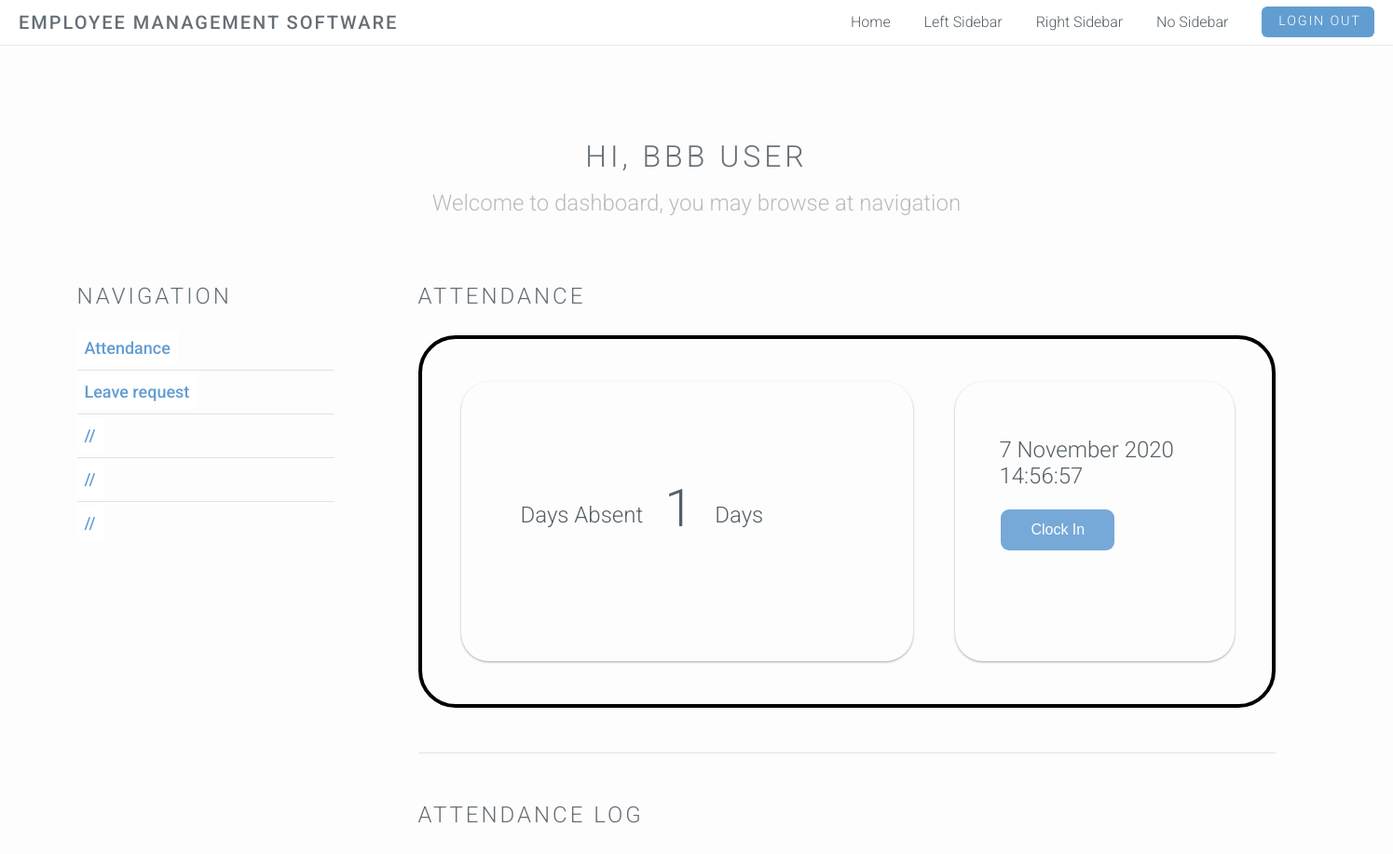
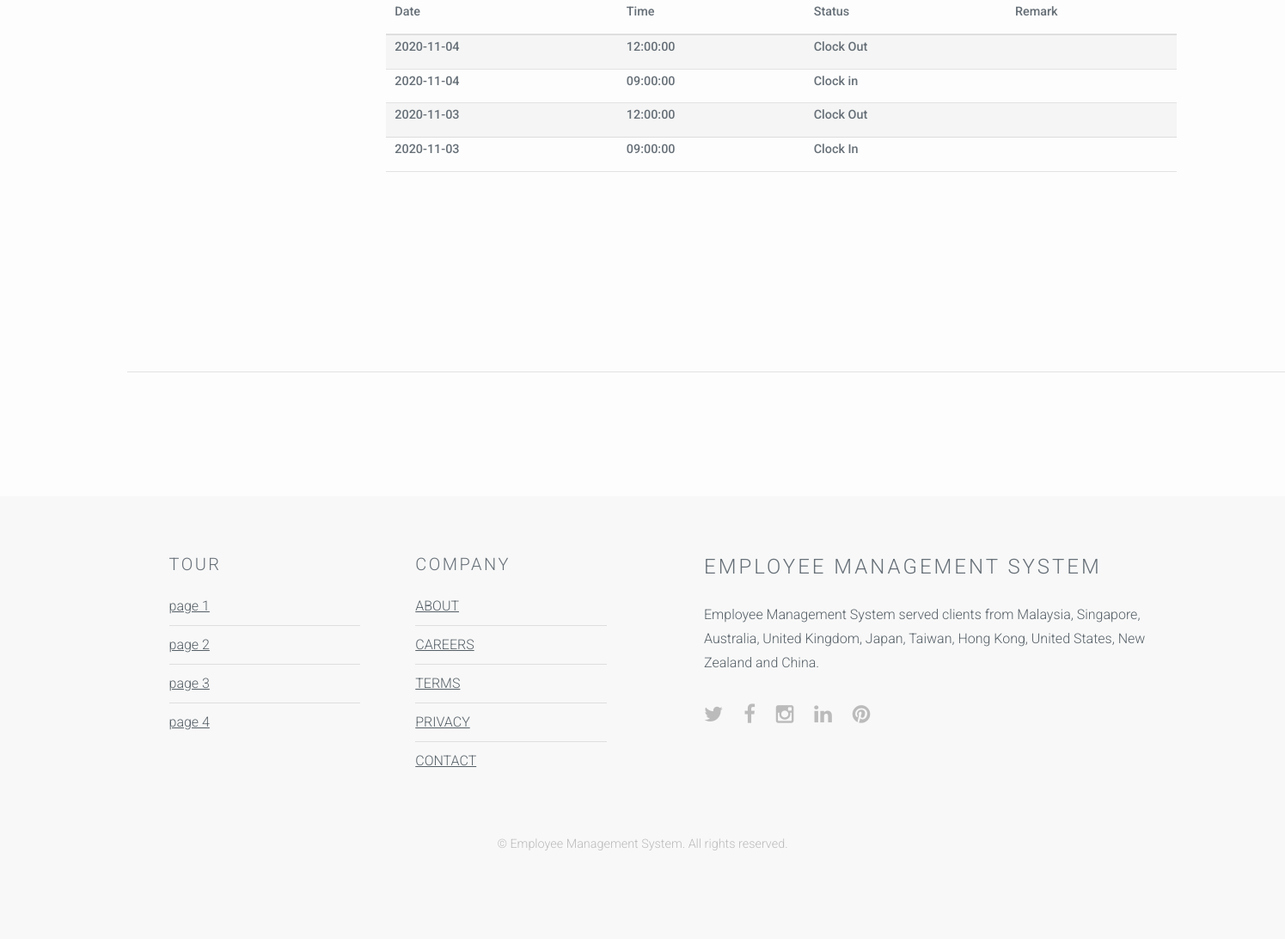
Screenshot of /website-source-code/user-dashboard.php (signed in) with the database file from the repository (2 pictures, top to bottom).
### tables this page shows
CREATE TABLE `attendance` (
  `ID` int(10) NOT NULL,
  `employeeID` int(10) NOT NULL,
  `date` date NOT NULL,
  `time` time NOT NULL,
  `status` varchar(10) NOT NULL,
  `remark` varchar(20) NOT NULL
);

### website-source-code/functions.php (called while the page is built, shortened)
<?php
    function checkStatus(int $id){
        require('dbcon.php');
        $query = 'SELECT * FROM `attendance` WHERE `employeeID` = "'.$id.'" AND `date` = "'.date("Y-m-d").'" ORDER BY `attendance`.`time` DESC';
        $result = $con->query($query);
        if(!$result || $result->num_rows == 0){
            $status = "Clock In";
        }
        return $status;
    }
?>

### website-source-code/user-dashboard.php (the view, shortened to what this page needs)
<!DOCTYPE html>
<html>
<head>
</head>
<body id="top" onload="updateTime()">
    <?php
        include("navbar_top.php");
        include("functions.php");
    ?>
    <section id="main" class="wrapper style1">
        <header class="major">
            <h2>Hi, <?php echo $_SESSION["name"];?> user</h2>
            <p>Welcome to dashboard, you may browse at navigation</p>
        </header>
        <div class="container">
            <div class="container-admin-dashboard">
                <div class="row-admin-dashboard">
                    <div class="navigation-admin-dashboard">
                        <?php include("user-navigation.php") ?>
                    </div>
                    <div class="8u skel-cell-important">
                        <section>
                            <h2>Attendance</h2>
                            <div class="attendance">
                                <div class="attendance-card attendance-left">
                                    <div class="card-info">
                                        <div class="card-left float-left">
                                            Days Absent
                                        </div>
                                        <div class="card-left-num float-left">
                                            1
                                        </div>
                                        <div class="card-left float-left">
                                            Days
                                        </div>
                                    </div>
                                </div>
                                <div class="attendance-card attendance-right">
                                    <div class="card-info-right">
                                        <div class="card-right float-left" id="time">
                                        </div>
                                        <?php
                                            $statusString = checkStatus($_SESSION["id"]);
                                            if($statusString == "Clock In"){
                                                $address = "clockIn_process.php";
                                            } else {
                                                $address = "clockOut_process.php";
                                            }
                                        ?>
                                        <div class="card-right float-left">
                                            <form action="<?php echo $address?>" method="POST">
                                                <button type="submit" name="submit" class="special btn-admin-search" value="<?php echo $statusString;?>"><?php echo checkStatus($_SESSION["id"]);?></button>
                                            </form>
                                        </div>
                                    </div>
                                </div>
                            </div>
                            <hr />
                            <h2>Attendance Log</h2>
                            <div class="attendance-table-div">
                                <table class="tg">
                                    <thead>
                                        <tr>
                                            <th class="tg-0pky">Date</th>
                                            <th class="tg-0lax">Time</th>
                                            <th class="tg-0lax">Status</th>
                                            <th class="tg-0lax">Remark</th>
                                        </tr>
                                    </thead>
                                    <tbody>
                                        <?php
                                            require('dbcon.php');
                                            $query = 'SELECT * FROM `attendance` WHERE `employeeID` = "'.$_SESSION["id"].'" ORDER BY `attendance`.`date` DESC, `attendance`.`time` DESC';
                                            $result = $con->query($query);
                                            if($result->num_rows == 0){
                                                echo "<th class=\"tg-0pky\" colspan=\"4\" align=\"center\">No Record</th>";
                                            } else {
                                                $size = 0;
                                                if($result->num_rows <= 15){
                                                    $size = $result->num_rows;
                                                } else {
                                                    $size = 15;
                                                }
                                                for($i = 0; $i < $size; $i++){
                                                    $row = $result->fetch_assoc();
                                                    echo "<tr>
                                                            <th class=\"tg-0pky\">".$row["date"]."</th>
                                                            <th class=\"tg-0pky\">".$row["time"]."</th>
                                                            <th class=\"tg-0pky\">".$row["status"]."</th>
                                                            <th class=\"tg-0pky\">".$row["remark"]."</th>
                                                    ";
                                                }
                                            }
                                        ?>
                                    </tbody>
                                </table>
                            </div>
                        </section>
                    </div>
                </div>
                <hr class="major" />
            </div>
        </div>
    </section>
    <?php include("footer.php") ?>
</body>
</html>

### website-source-code/css/style.css (style rules this page uses)
body { background: #fff; }
body, input, select, textarea { color: #555f66; font-family: "Roboto", Helvetica, sans-serif; font-size: 14pt; font-weight: 300; line-height: 1.75em; }
p { margin: 0 0 2em 0; }
h1, h2, h3, h4, h5, h6 { color: #666f77; font-weight: 300; line-height: 1em; margin: 0 0 1em 0; text-transform: uppercase; letter-spacing: 0.125em; }
h2 { font-size: 1.5em; line-height: 1.5em; }
hr { border: 0; border-bottom: solid 1px rgba(144, 144, 144, 0.25); margin: 3em 0; }
hr.major { margin: 2em 0 5em 0; }
header p { color: #bbb; position: relative; margin: 0 0 1.5em 0; }
header h2 + p { font-size: 1.25em; margin-top: -1em; line-height: 1.5em; }
header.major { text-align: center; margin: 0 0 4em 0; }
header.major h2 { font-size: 2em; }
header.major h2 + p { font-size: 1.5em; margin: -1em 0 2em 0; }
form { margin: 0 0 2em 0; }
table { margin: 0 0 2em 0; width: 100%; }
table tbody tr { border: solid 1px rgba(144, 144, 144, 0.25); border-left: 0; border-right: 0; }
table tbody tr:nth-child(2n + 1) { background-color: rgba(144, 144, 144, 0.075); }
table th { color: #666f77; font-size: 0.9em; font-weight: 500; padding: 0 0.75em 0.75em 0.75em; text-align: left; }
table thead { border-bottom: solid 2px rgba(144, 144, 144, 0.25); }
.wrapper { padding: 6em 0 4em 0; }
.wrapper.style1 { background: #fdfdfd; color: #555f66; }
.row-admin-dashboard { display: -webkit-box; display: -ms-flexbox; display: flex; -ms-flex-wrap: wrap; flex-wrap: wrap; margin-right: -15px; margin-left: -15px; }
.container-admin-dashboard { margin-left: auto; margin-right: auto; width: 1350px; }
.navigation-admin-dashboard { width: 20%; margin-right: 90px; margin-left: -50px; }
.btn-admin-search { background-color: #76a9d7; border: none; color: white; padding: 13px 32px; text-align: center; text-decoration: none; display: inline-block; font-size: 16px; margin: 2px 2px; cursor: pointer; border-radius: 9px; }

### website-source-code/css/style-xlarge.css (style rules this page uses)
body, input, select, textarea { font-size: 12pt; }

### website-source-code/user-dashboard.php (style rules this page uses)
.attendance { border: black; border-style: solid; border-radius: 40px; border-width: 4px; height: 25em; }
.attendance-card { border-radius: 30px; display: inline-block; height: 300px; margin: 1rem; position: relative; width: 300px; box-shadow: 0 1px 3px rgba(0, 0, 0, 0.12), 0 1px 2px rgba(0, 0, 0, 0.24); transition: all 0.3s cubic-bezier(0.25, 0.8, 0.25, 1); margin: 46px 0px; margin-left: 42px; }
.float-left { float: left; }
.attendance-left { width: 485px; }
.card-info { margin: 122px 41px; }
.card-left { font-size: 24px; margin: 7px 23px; }
.card-left-num { font-size: 56px; }
.card-info-right { margin: 49px 0px; }
.card-right { font-size: 24px; margin: 10px 47px; }
.attendance-table-div { border-width: 4px; height: 25em; }

### rows the page displays
attendance: date "2020-11-04", time "12:00:00", status "Clock Out"
attendance: date "2020-11-04", time "09:00:00", status "Clock in"
attendance: date "2020-11-03", time "12:00:00", status "Clock Out"
attendance: date "2020-11-03", time "09:00:00", status "Clock In"

### other values shown
$_SESSION["name"] "BBB"
checkStatus($_SESSION["id"]) "Clock In"
